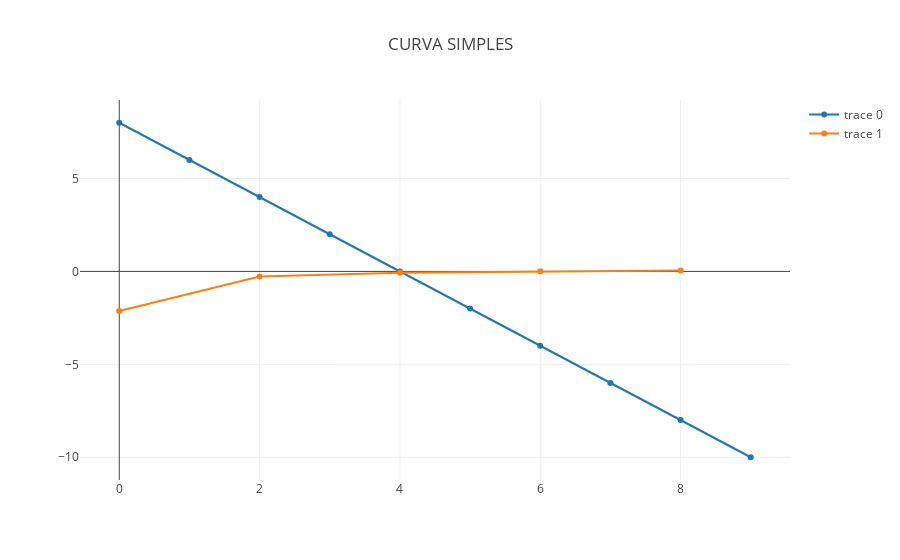
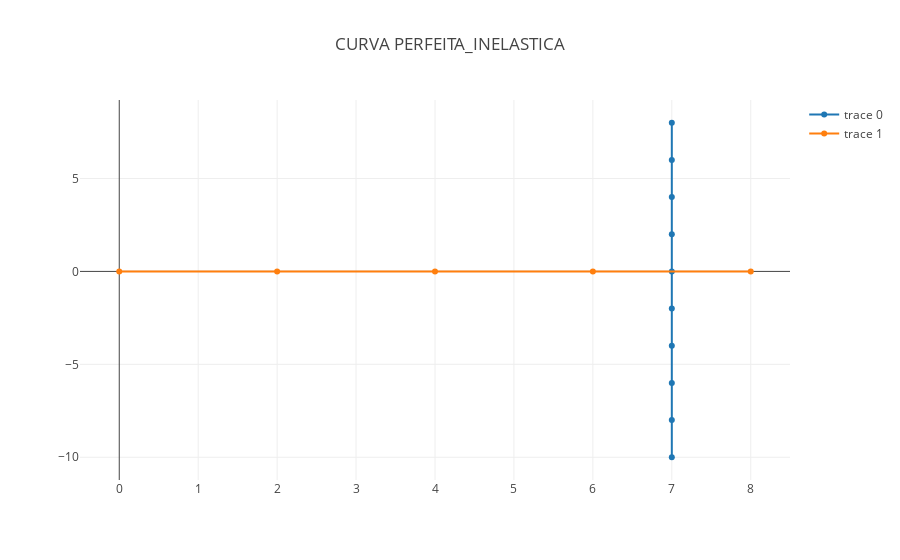
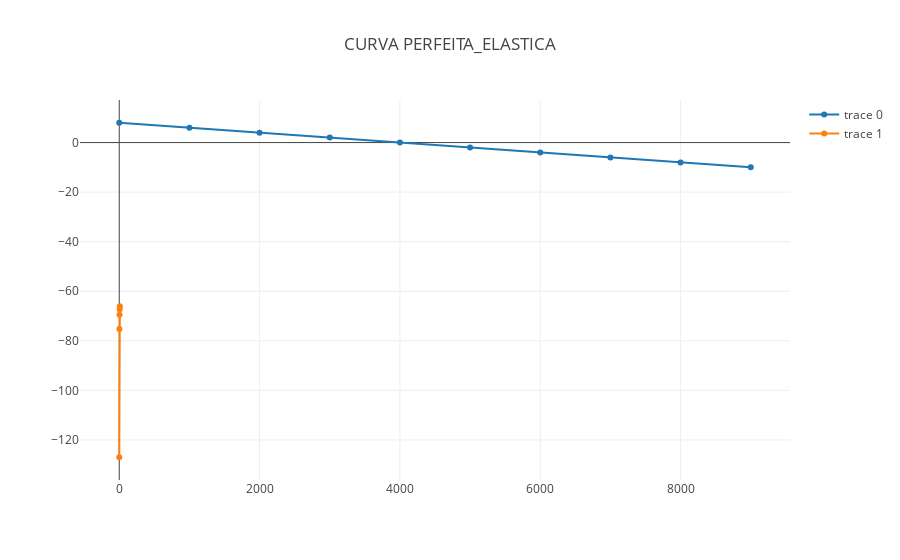

The cell these charts' notebook holds for them, in order:
### Markdown cell above
**Elasticidade**

Aqui apresento três representações mais conhecidas de elasticidade, todas geradas de modo orgânico.

### Code cell
def elasticidade():

    elasticidade = ['simples', 'perfeita_inelastica', 'perfeita_elastica']
    for ele in elasticidade:
        axis_x = []
        traces = []
        axis_y = []

        # calc a simple demand curve
        for x in range(10):
            if ele == 'perfeita_inelastica':
                axis_x.append(7)
            elif ele == 'perfeita_elastica':
                axis_x.append(x*1000)
            else:
                axis_x.append(x)
            axis_y.append(8 - float(2*x))

        trace = go.Scatter(
            x=axis_x,
            y=axis_y
        )
        traces.append(trace)

        # calc a elasticity curve
        new_axis_y = []
        new_axis_x = []
        for x in range(9):
            if x % 2 == 1:
                continue
            new_axis_x.append(x)
            elasticity = float(((axis_x[x] - axis_x[x+1])/ (axis_x[x]+axis_x[x+1])/2.0)) \
                / float(((axis_y[x] - axis_y[x+1])/ (axis_y[x] + axis_x[x+1]/2.0)))

            new_axis_y.append(elasticity)

        trace = go.Scatter(
            x=new_axis_x,
            y=new_axis_y

        )
        traces.append(trace)
        fig = {
            "data": [trace for trace in traces],
            "layout": Layout(title="CURVA "+ele.upper() )
        }


        iplot(fig)
elasticidade()

### Figure 1 — Plotly figure (JSON) as saved in the notebook; plotly's stock layout.template omitted (floating-point values rounded to 4 significant figures)
{"data": [{"x": [0, 1, 2, 3, 4, 5, 6, 7, 8, 9], "y": [8, 6, 4, 2, 0, -2, -4, -6, -8, -10], "type": "scatter", "uid": "b9cb470c-8b7a-11e8-9151-0242ac130010"}, {"x": [0, 2, 4, 6, 8], "y": [-2.125, -0.275, -0.06944, 0.009615, 0.05147], "type": "scatter", "uid": "b9cb4b4e-8b7a-11e8-9151-0242ac130010"}], "layout": {"title": "CURVA SIMPLES"}}

### Figure 2 — Plotly figure (JSON) as saved in the notebook; plotly's stock layout.template omitted (floating-point values rounded to 4 significant figures)
{"data": [{"x": [7, 7, 7, 7, 7, 7, 7, 7, 7, 7], "y": [8, 6, 4, 2, 0, -2, -4, -6, -8, -10], "type": "scatter", "uid": "b9ebaf60-8b7a-11e8-9151-0242ac130010"}, {"x": [0, 2, 4, 6, 8], "y": [0, 0, 0, 0, 0], "type": "scatter", "uid": "b9ebb3b6-8b7a-11e8-9151-0242ac130010"}], "layout": {"title": "CURVA PERFEITA_INELASTICA"}}

### Figure 3 — Plotly figure (JSON) as saved in the notebook; plotly's stock layout.template omitted (floating-point values rounded to 4 significant figures)
{"data": [{"x": [0, 1000, 2000, 3000, 4000, 5000, 6000, 7000, 8000, 9000], "y": [8, 6, 4, 2, 0, -2, -4, -6, -8, -10], "type": "scatter", "uid": "ba0c116a-8b7a-11e8-9151-0242ac130010"}, {"x": [0, 2, 4, 6, 8], "y": [-127, -75.2, -69.44, -67.23, -66.06], "type": "scatter", "uid": "ba0c15c0-8b7a-11e8-9151-0242ac130010"}], "layout": {"title": "CURVA PERFEITA_ELASTICA"}}
